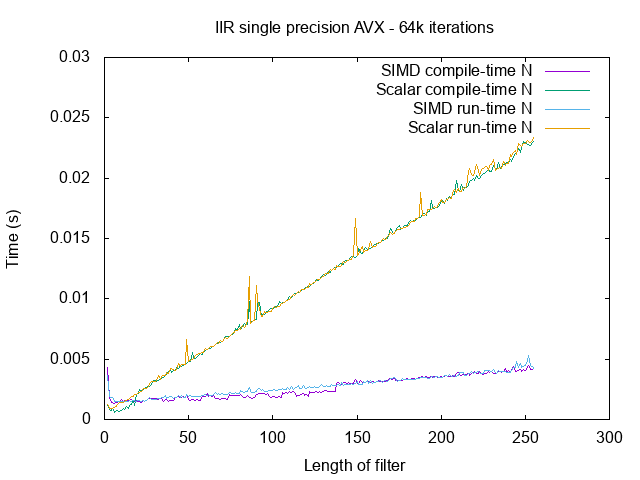

Source code (gnuplot):
set title "IIR single precision AVX - 64k iterations"

set xlabel "Length of filter"
set ylabel "Time (s)"

plot "iir-avx.dat" u 1:2 w lines t "SIMD compile-time N", \
     "" u 1:3 w lines t "Scalar compile-time N", \
     "" u 1:4 w lines t "SIMD run-time N", \
     "" u 1:5 w lines t "Scalar run-time N"
